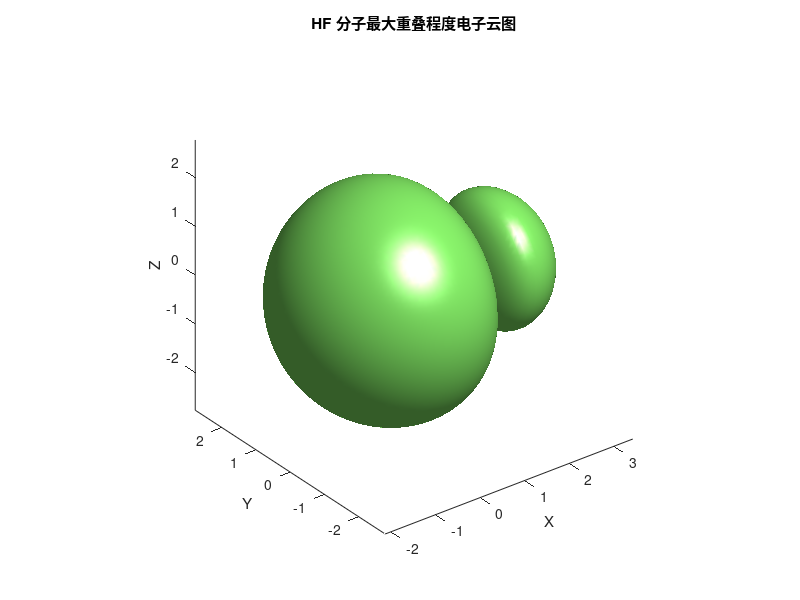

Write MATLAB code to recreate this figure. (Note: this script raises an error after producing the figure.)
% 定义空间网格
[x, y, z] = meshgrid(linspace(-5, 5, 100), linspace(-5, 5, 100), linspace(-5, 5, 100));

% 定义H和F原子的坐标
H = [0, 0, 0];
F = [1.7, 0, 0]; % 大约1.7埃的键长

% 定义简单的原子轨道函数 (s轨道和p轨道)
orbital_H = @(x, y, z, center) exp(-sqrt((x-center(1)).^2 + (y-center(2)).^2 + (z-center(3)).^2));
orbital_F = @(x, y, z, center) (x-center(1)) .* exp(-sqrt((x-center(1)).^2 + (y-center(2)).^2 + (z-center(3)).^2));

% 计算电子密度分布，考虑最大重叠态
rho = orbital_H(x, y, z, H) .* orbital_F(x, y, z, F);

% 创建动画
figure;
isosurface(x, y, z, abs(rho), 0.01); % 绘制等值面
axis equal;
colormap jet;
xlabel('X');
ylabel('Y');
zlabel('Z');
title('HF 分子最大重叠程度电子云图');

% 设置动画参数
frames = 20; % 动画帧数
m = moviein(frames); % 创建一个movie矩阵
for i = 1:frames
    view(-37.5 + 24*(i-1), 30); % 改变视点
    m(:, i) = getframe; % 将当前图形保存到movie矩阵
end

% 播放动画
movie(m, 2); % 播放动画2次
